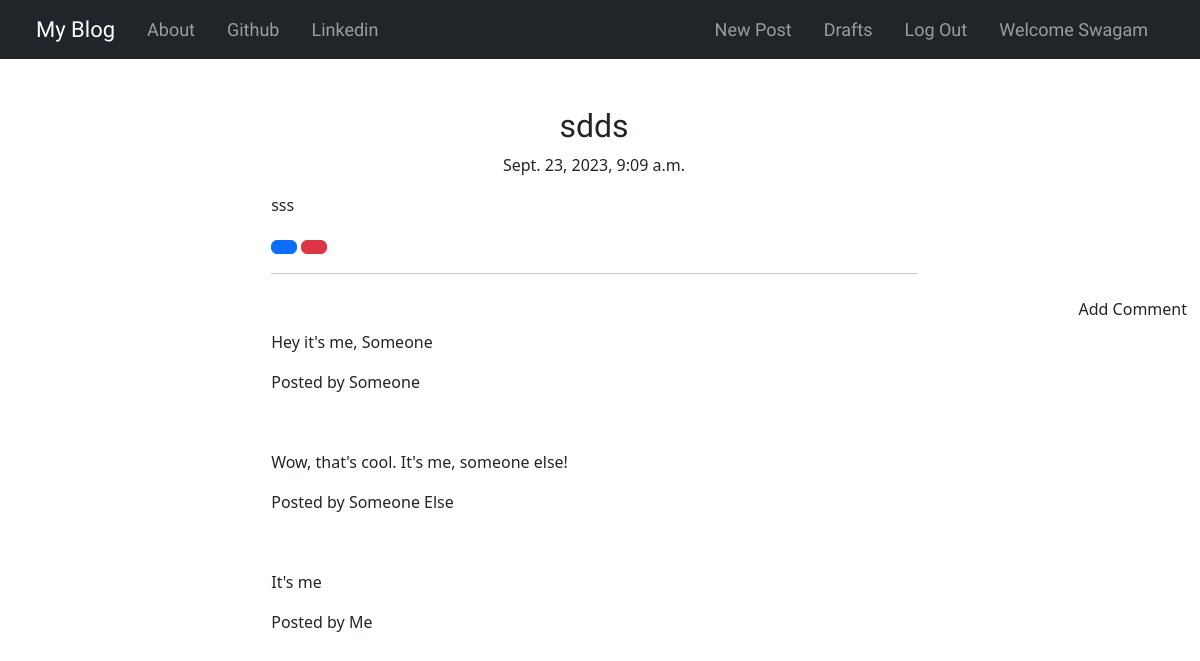
The app's page /10 (signed in) with its own data.
### blog/models.py (models this page shows, shortened)
class Post(models.Model):
    author = models.ForeignKey("auth.User", on_delete=models.CASCADE)
    title = models.CharField(max_length=200)
    text = models.TextField()
    date = models.DateTimeField(default=timezone.now)
    published_date = models.DateTimeField(blank=True, null=True)

class Comment(models.Model):
    post = models.ForeignKey('blog.Post', related_name='comments', on_delete=models.CASCADE)
    author = models.CharField(max_length=100)
    text = models.TextField()
    create_date = models.DateTimeField(default=timezone.now)
    approved_comment = models.BooleanField(default=False)

### blog/views.py (the view)
# urls.py: path('<int:pk>', views.PostDetailView.as_view(), name='post_detail'),
class PostDetailView(DetailView):
    model = Post

### blog/templates/blog/post_detail.html (shortened to what this page needs)
{% extends 'blog/base.html' %}
{% load bootstrap_icons %}
{% block body_block %}
    <div class="container my-5" style="width:60%;">
        <h1 class="posttitle loader">{{ post.title }}</h1>
        {% if post.published_date %}
            <div class="date postdate">
                {{ post.published_date }}
            </div>
        {% else %}
            <a href="{% url 'blog:post_publish' pk=post.pk %}" class="btn btn-default">Publish</a>
        {% endif %}
        <p class="postcontent">{{ post.text|safe|linebreaksbr }}</p>
        {% if user.is_authenticated %}
            <a href="{% url 'blog:post_edit' pk=post.pk %}" class="btn btn-primary"></a>
            <a href="{% url 'blog:post_remove' pk=post.pk %}" class="btn btn-danger"></a>
        {% endif %}
        <hr>
        <a href="{% url 'blog:add_comment_to_post' pk=post.pk %}" class="btn btn-comment">Add Comment</a>
        <div class="conatiner">
            {% for comment in post.comments.all %}
                <br>
            <p>{{ comment.text|safe|linebreaks }}</p>
            <p>Posted by {{ comment.author }}</p>
            {% empty %}
            <p>No Comments</p>
            {% endfor %}
        </div>
    </div>
{% endblock %}

### blog/templates/blog/base.html (shortened to what this page needs)
<!DOCTYPE html>
{% load static %}
{% load bootstrap_icons %}
<html lang="en">
<head>
    <link href="https://cdn.jsdelivr.net/npm/bootstrap@5.3.2/dist/css/bootstrap.min.css" rel="stylesheet">
    <link rel="stylesheet" href="//cdn.jsdelivr.net/npm/medium-editor@latest/dist/css/medium-editor.min.css" type="text/css" media="screen" charset="utf-8">
    <link rel="stylesheet" href="{% static 'css/blog.css' %}">
</head>
<body>
    <nav class="navbar navbar-expand-lg navbar-dark bg-dark navbar-static-top techfont">
        <div class="container-fluid mx-4">
          <a class="navbar-brand bigbrand" href="{% url 'blog:post_list' %}">My Blog</a>
          <div class="collapse navbar-collapse justify-content-between" id="navbarNavAltMarkup">
            <div class="navbar-nav">
                <a class="nav-link mx-2" href="{% url 'blog:about' %}">About</a>
              <a class="nav-link mx-2" href="https://github.com/">Github</a>
              <a class="nav-link mx-2" href="https://linkedin.com/">Linkedin</a>
            </div>
            <div class="navbar-nav">
                {% if user.is_authenticated %}
                    <a class="nav-link mx-2" href="{% url 'blog:post_new' %}">New Post</a>
                    <a class="nav-link mx-2" href="{% url 'blog:post_draft_list' %}">Drafts</a>
                    <a class="nav-link mx-2" href="{% url 'logout' %}">Log Out</a>
                    <a class="nav-link mx-2">Welcome {{ user.username }}</a>
                    {% else %}
                    <a class="nav-link mx-2" href="{% url 'login' %}"><span>{% bs_icon 'person-fill' size='1.5em' %}</span></a>
                {% endif %}
            </div>
          </div>
        </div>
    </nav>
    <div class="content container m-4">
        {% block body_block %}
        {% endblock %}
    </div>
</body>
</html>

### blog/static/css/blog.css (style rules this page uses)
.techfont { font-family: 'Mooli', sans-serif; font-size: 18px; margin-bottom: 10px; }
.bigbrand { font-size: 22px; }
.postdate { text-align:center; }
.posttitle { font-family: 'Mooli', sans-serif; font-size: 2em; text-align: center; }
.postcontent { font-family: 'Montserrat'; font-size: 1em; }
.btn-comment { position: absolute; right: 0px; }
.loader { filter:hue-rotate(0deg); color:linear-gradient(45deg,#0f8,#08f); animation:hue 10000ms infinite linear; }

### records on screen
Post: title "sdds", published_date "Sept. 23, 2023, 9:09 a.m.", text "sss"
Comment: text "Hey it's me, Someone", author "Someone"
Comment: text "Wow, that's cool. It's me, someone else!", author "Someone Else"
Comment: text "It's me", author "Me"

### other values on screen
{{ user.username }} "Swagam"
